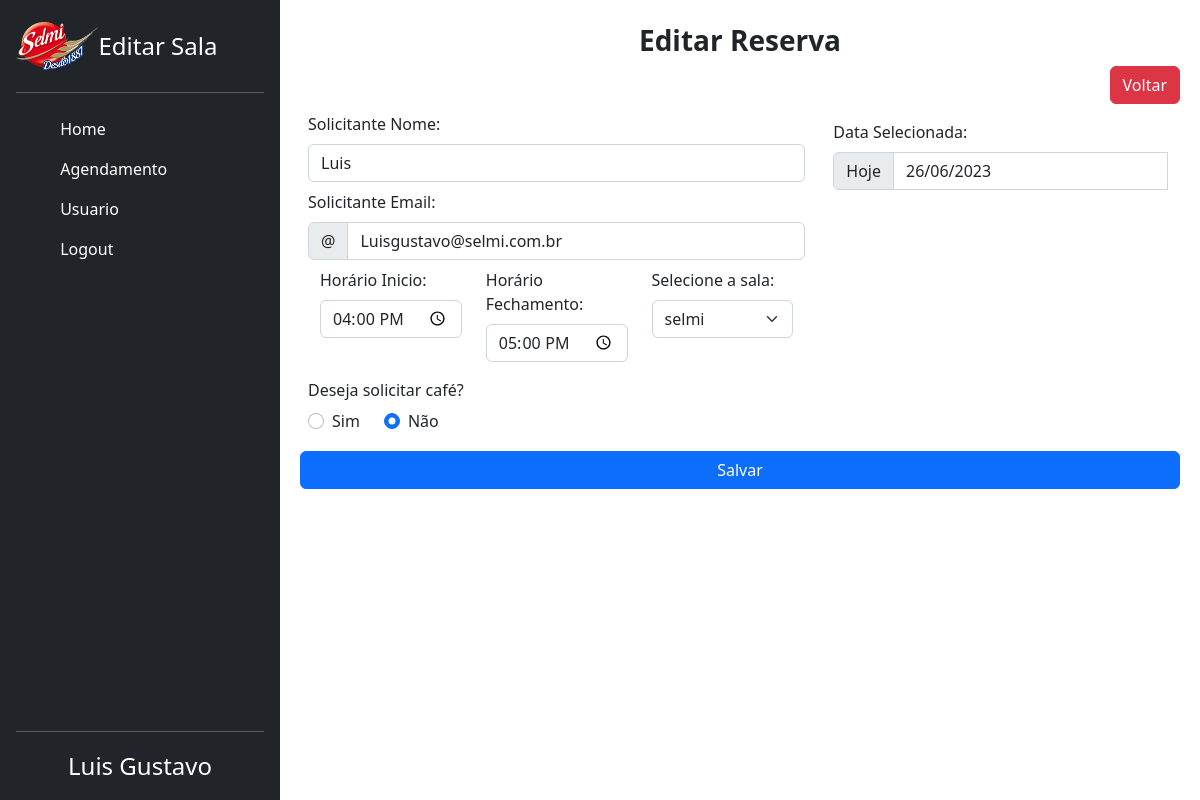
The app's page /index.php?menu=editarAgendamento&id=145 (signed in) with its own data.
### tables this page shows
CREATE TABLE `salas` (
  `id` int(11) NOT NULL,
  `sol_name` varchar(45) NOT NULL,
  `sol_email` varchar(45) NOT NULL,
  `hora_ini` time NOT NULL,
  `hora_fim` time NOT NULL,
  `sala` varchar(45) NOT NULL,
  `obs_cafe` varchar(45) NOT NULL,
  `data` date NOT NULL,
  `usuarioId` int(11) DEFAULT NULL
);

### src/config/class_agenda.php (called while the page is built, shortened)
<?php
class DatabaseAgenda  extends Dbconfig
{
    public function Procura_Dados_Agenda($id)
    {
        $mysql_conn = $this->connect();
        $sql = "SELECT salas.*, users.name, users.email FROM salas INNER JOIN users
ON agenda.salas.usuarioId = agenda.users.id WHERE salas.id = '$id'";
        $findAgenda = $mysql_conn->query($sql);
        if (mysqli_num_rows($findAgenda) > 0) {
            return $findAgenda;
        } else {
            $sql = "SELECT id, sol_name, sol_email, hora_ini, hora_fim, sala, obs_cafe, data FROM salas WHERE id= '$id'";
            $agenda = $mysql_conn->query($sql);
            return $agenda;
        }
    }
};

### src/pages/agenda/view_edit.php (the view, shortened to what this page needs)
<?php
include_once("./src/components/header.php");
include_once("./src/components/sidebar.php");
$databaseAgenda = new DatabaseAgenda();
$agenda = $databaseAgenda->Procura_Dados_Agenda($_GET['id']);
?>
<div class="content-wrapper w-100 bg-secundario" id="viewAgenda">
    <section class="content">
        <div class="row">
            <div class="col-md-12">
                <div class="box box-primary">
                    <div class="box-header with-border mt-4" align="center">
                        <h3 class="box-title"><b>Editar Reserva</b></h3>
                    </div>
                    <div align="right">
                        <a href="./" class="btn btn-danger">Voltar</a>
                    </div>
                    <form action="" method="post">
                        <div class="container">
                            <div class="row gap-2 ">
                                <?php foreach ($agenda as $row) : ?>
                                    <div class="col col-lg-7 p-2">
                                        <div class="">
                                            <label for="name">Solicitante Nome:</label>
                                            <div class="input-group mt-2">
                                                <input name="sol_name" value="<?= htmlspecialchars($row['sol_name']) ?>" type="text" class="form-control" placeholder="Solicitante Nome" aria-label="nome" aria-describedby="input-name">
                                            </div>
                                        </div>
                                        <div class="mt-2">
                                            <label for="email">Solicitante Email:</label>
                                            <div class="input-group mt-2">
                                                <span class="input-group-text" id="icon-email">@</span>
                                                <input name="sol_email" value="<?= htmlspecialchars($row['sol_email']) ?>" type="text" class="form-control" placeholder="Solicitante Email" aria-label="email" aria-describedby="input-email">
                                            </div>
                                        </div>
                                        <div class="container mt-2">
                                            <div class="row">
                                                <div class="col">
                                                    <label for="inicio">Horário Inicio:</label>
                                                    <div class="input-group mt-2">
                                                        <input value="<?= htmlspecialchars($row['hora_ini']) ?>" type="time" class="form-control" id="hora_inicio" name="hora_inicio">
                                                    </div>
                                                </div>
                                                <div class="col">
                                                    <label for="fechamento">Horário Fechamento:</label>
                                                    <div class="input-group mt-2">
                                                        <input value="<?= htmlspecialchars($row['hora_fim']) ?>" type="time" class="form-control" id="hora_fechamento" name="hora_fechamento">
                                                    </div>
                                                </div>
                                                <div class="col">
                                                    <label for="sala">Selecione a sala:</label>
                                                    <div class="input-group mt-2">
                                                        <select class="form-select" aria-label="Default select example" name="sala">
                                                            <option selected><?= $row['sala']; ?> </option>
                                                        </select>
                                                    </div>
                                                </div>
                                            </div>
                                        </div>
                                        <fieldset class="col mt-3">
                                            <legend class="col-form-label pt-0">Deseja solicitar café?</legend>
                                            <div class="col-sm-10">
                                                <div class="d-flex gap-4">
                                                    <div class="form-check" id="option_cafe_sim" for="coffe_sim">
                                                        <input class="form-check-input" type="radio" name="Option Coffe" id="coffe_sim" value="coffe_sim" checked>
                                                        <label class="form-check-label" for="coffe_sim">
                                                            Sim
                                                        </label>
                                                    </div>
                                                    <div class="form-check" id="option_cafe_nao" for="coffe_nao">
                                                        <input class="form-check-input" type="radio" name="Option Coffe" id="coffe_nao" value="coffe_nao">
                                                        <label class="form-check-label" for="coffe_nao">
                                                            Não
                                                        </label>
                                                    </div>
                                                </div>
                                            </div>
                                        </fieldset>
                                    </div>
                                    <div class="col">
                                        <div class="mt-3">
                                            <label for="day">Data Selecionada:</label>
                                            <div class="input-group mt-2">
                                                <button class="input-group-text" id="btn-day">Hoje</button>
                                                <input value="<?= htmlspecialchars(date_format(date_create($row['data']), "d/m/Y")); ?>" type="text" class="form-control" id="data-selecionada" placeholder="Data Selecionada">
                                            </div>
                                        </div>
                                    </div>
                                <?php endforeach ?>
                                <button class="btn btn-primary" id="salvar-sala" type="submit">Salvar</button>
                            </div>
                        </div>
                    </form>
                </div>
            </div>
        </div>
    </section>
</div>
<?php
include_once("./src/components/footer.php");
?>

### src/components/header.php (style rules this page uses)
body { overflow: hidden; }
.bg-secundario { background-color: #FFFFFF; height: 100vh; padding: 0 20px; overflow: auto; }

### records on screen
salas: sol_name "Luis", sol_email "Luisgustavo@selmi.com.br", hora_inicio "16:00:00", hora_fechamento "17:00:00", sala "selmi", data "26/06/2023"

### other values on screen
$item['item_menu'] "Editar Sala"
$item['item_menu'] "Home"
$item['item_menu'] "Agendamento"
$_SESSION['username'] "Luis Gustavo"
